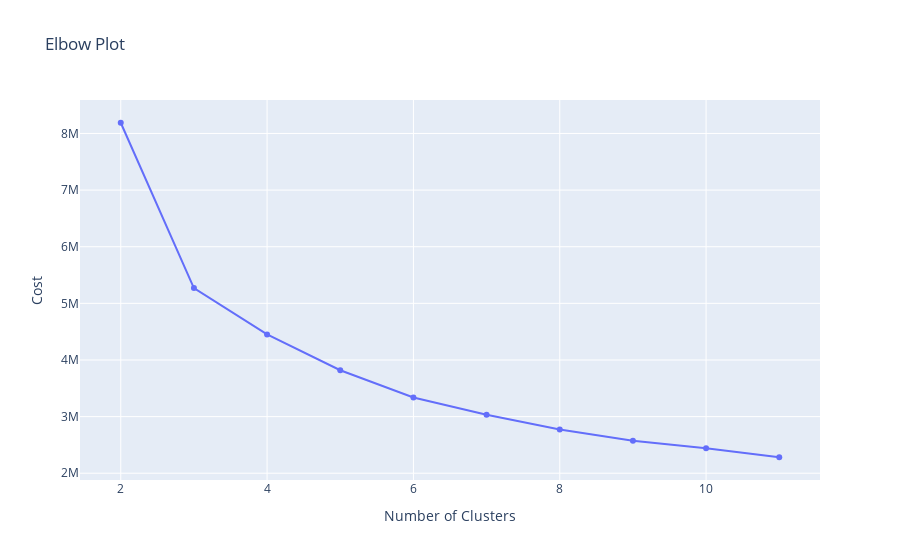

Notebook code for this chart:
### Code cell
k_protype_data = dfFeatures.copy()

numeric_cols = k_protype_data.select_dtypes(include=np.number)
cat_cols = k_protype_data.select_dtypes(include='object')

# norm_num_cols = calculate_zscore(numeric_cols, numeric_cols)
# processed_df = pd.concat([norm_num_cols, cat_cols], axis=1)

categorical_indices = column_index(k_protype_data, cat_cols.columns)
cost, clustersAssigned = create_elbow_plot(k_protype_data, categorical_indices, space=(2,12))

### Figure 1 — Plotly figure (JSON) as saved in the notebook; plotly's stock layout.template omitted (floating-point values rounded to 4 significant figures)
{"data": [{"mode": "lines+markers", "type": "scatter", "x": [2, 3, 4, 5, 6, 7, 8, 9, 10, 11], "y": [8189000.0, 5270000.0, 4452000.0, 3819000.0, 3338000.0, 3033000.0, 2772000.0, 2572000.0, 2440000.0, 2282000.0]}], "layout": {"title": {"text": "Elbow Plot"}, "xaxis": {"title": {"text": "Number of Clusters"}}, "yaxis": {"title": {"text": "Cost"}}}}
